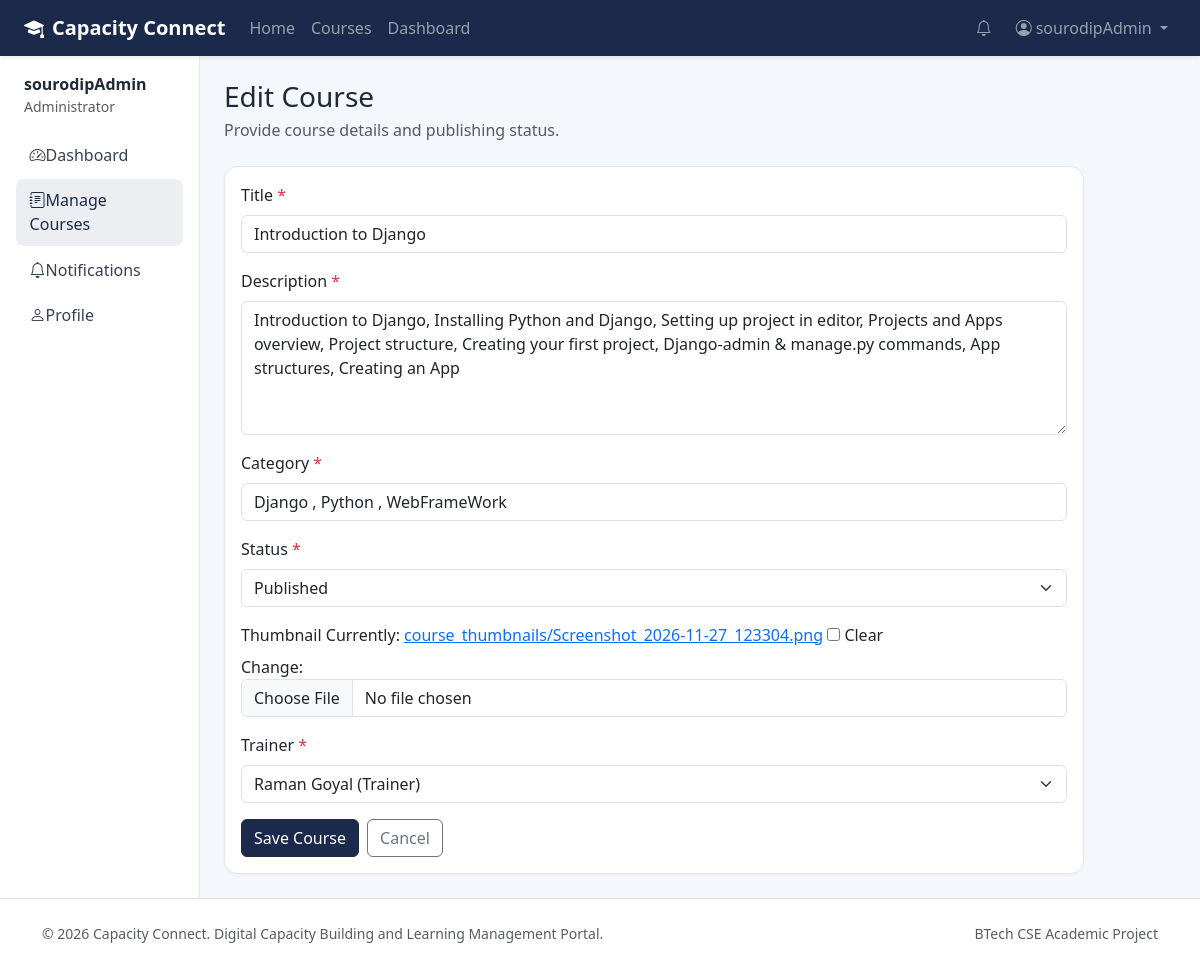
Screenshot of /courses/1/edit/ (signed in) with the database file from the repository.
### accounts/models.py (models this page shows, shortened)
class User(AbstractUser):
    class Role(models.TextChoices):
        ADMIN = "ADMIN", "Administrator"
        TRAINER = "TRAINER", "Trainer"
        STUDENT = "STUDENT", "Student"
    role = models.CharField(max_length=20, choices=Role.choices, default=Role.STUDENT)
    email = models.EmailField(unique=True)
    class Meta:
        ordering = ["username"]
    def __str__(self) -> str:
        return f"{self.get_full_name() or self.username} ({self.get_role_display()})"

### courses/models.py (models this page shows, shortened)
class Course(models.Model):
    class Status(models.TextChoices):
        DRAFT = "DRAFT", "Draft"
        PUBLISHED = "PUBLISHED", "Published"
        ARCHIVED = "ARCHIVED", "Archived"
    title = models.CharField(max_length=200)
    description = models.TextField()
    category = models.CharField(max_length=100)
    trainer = models.ForeignKey(
        settings.AUTH_USER_MODEL,
        on_delete=models.CASCADE,
        related_name="courses_taught",
    )
    status = models.CharField(max_length=20, choices=Status.choices, default=Status.DRAFT)
    thumbnail = models.ImageField(upload_to="course_thumbnails/", blank=True, null=True)
    created_at = models.DateTimeField(auto_now_add=True)
    updated_at = models.DateTimeField(auto_now=True)
    class Meta:
        ordering = ["-created_at"]
        constraints = [
            models.UniqueConstraint(
                fields=["trainer", "title"],
                name="unique_course_title_per_trainer",
            )
        ]

### courses/views.py (the view)
# urls.py: path("<int:pk>/edit/", views.course_edit, name="course_edit"),
@role_required(User.Role.TRAINER, User.Role.ADMIN)
def course_edit(request, pk):
    course = get_object_or_404(Course, pk=pk)
    is_admin = request.user.is_superuser or request.user.role == User.Role.ADMIN
    if not is_admin and course.trainer_id != request.user.id:
        messages.error(request, "You do not have permission to edit this course.")
        return redirect("courses:course_detail", pk=pk)
    form = CourseForm(request.POST or None, request.FILES or None, instance=course, user=request.user)
    if request.method == "POST" and form.is_valid():
        form.save()
        messages.success(request, "Course updated successfully.")
        return redirect("courses:course_detail", pk=course.pk)
    return render(request, "courses/course_form.html", {"form": form, "title": "Edit Course", "course": course})

### courses/forms.py (shortened to what this page needs)
class CourseForm(BootstrapFormMixin, forms.ModelForm):
    class Meta:
        model = Course
        fields = ["title", "description", "category", "status", "thumbnail"]
        widgets = {
            "description": forms.Textarea(attrs={"rows": 5}),
        }
    def __init__(self, *args, **kwargs):
        self.user = kwargs.pop("user", None)
        super().__init__(*args, **kwargs)
        if self.user and (self.user.is_superuser or self.user.role == User.Role.ADMIN):
            self.fields["trainer"] = forms.ModelChoiceField(
                queryset=User.objects.filter(role=User.Role.TRAINER, is_active=True),
                required=True,
                label="Trainer",
            )
            self.fields["trainer"].widget.attrs["class"] = "form-select"
            if self.instance and self.instance.pk:
                self.fields["trainer"].initial = self.instance.trainer
        self._apply_bootstrap()

### core/context_processors.py (called while the page is built)
def global_notifications(request):
    if request.user.is_authenticated:
        from notifications.models import Notification
        unread = Notification.objects.filter(recipient=request.user, is_read=False)
        return {
            "global_unread_notification_count": unread.count(),
            "global_recent_notifications": unread.select_related("sender")[:5],
        }
    return {"global_unread_notification_count": 0, "global_recent_notifications": []}

### courses/forms.py (called while the page is built)
    def _apply_bootstrap(self):
        for field in self.fields.values():
            widget = field.widget
            existing = widget.attrs.get("class", "")
            if isinstance(widget, forms.CheckboxInput):
                widget.attrs["class"] = f"{existing} form-check-input".strip()
            elif isinstance(widget, (forms.Select, forms.SelectMultiple)):
                widget.attrs["class"] = f"{existing} form-select".strip()
            elif isinstance(widget, forms.FileInput):
                widget.attrs["class"] = f"{existing} form-control".strip()
            else:
                widget.attrs["class"] = f"{existing} form-control".strip()

### templates/courses/course_form.html (shortened to what this page needs)
{% extends 'dashboard_base.html' %}
{% block sidebar %}
    <a class="nav-link" href="{% url 'accounts:dashboard_redirect' %}"><i class="bi bi-speedometer2"></i>Dashboard</a>
    <a class="nav-link active" href="{% url 'courses:course_manage' %}"><i class="bi bi-journal-text"></i>Manage Courses</a>
    <a class="nav-link" href="{% url 'notifications:notification_list' %}"><i class="bi bi-bell"></i>Notifications</a>
    <a class="nav-link" href="{% url 'accounts:profile' %}"><i class="bi bi-person"></i>Profile</a>
{% endblock %}
{% block content %}
<div class="page-header">
    <h1 class="h3 mb-1">{{ title }}</h1>
    <p class="text-muted mb-0">Provide course details and publishing status.</p>
</div>
<div class="card" style="max-width:860px;">
    <div class="card-body">
        <form method="post" enctype="multipart/form-data" novalidate>
            {% include 'includes/form_fields.html' with form=form %}
            <div class="d-flex gap-2">
                <button type="submit" class="btn btn-primary">Save Course</button>
                <a href="{% url 'courses:course_manage' %}" class="btn btn-outline-secondary">Cancel</a>
            </div>
        </form>
    </div>
</div>
{% endblock %}

### templates/dashboard_base.html (shortened to what this page needs)
{% extends 'base.html' %}
{% block nav_container_fluid %}-fluid px-4{% endblock %}
{% block page_wrapper %}
<div class="container-fluid px-0">
    <div class="row g-0">
        <aside class="col-lg-2 sidebar p-3">
            <div class="mb-3 px-2">
                <div class="fw-semibold">{{ user.get_full_name|default:user.username }}</div>
                <div class="small text-muted">{{ user.get_role_display }}</div>
            </div>
            <nav class="nav flex-column">
                {% block sidebar %}{% endblock %}
            </nav>
        </aside>
        <main class="col-lg-10 p-4">
            {% block content %}{% endblock %}
        </main>
    </div>
</div>
{% endblock %}

### templates/base.html (shortened to what this page needs)
{% load static %}
<!DOCTYPE html>
<html lang="en">
<head>
    <link href="https://cdn.jsdelivr.net/npm/bootstrap@5.3.3/dist/css/bootstrap.min.css" rel="stylesheet">
    <link href="https://cdn.jsdelivr.net/npm/bootstrap-icons@1.11.3/font/bootstrap-icons.min.css" rel="stylesheet">
    <link rel="stylesheet" href="{% static 'css/style.css' %}">
</head>
<body>
<nav class="navbar navbar-expand-lg navbar-dark bg-primary-dark sticky-top shadow-sm">
    <div class="container{% block nav_container_fluid %}{% endblock %}">
        <a class="navbar-brand fw-bold" href="{% url 'home' %}">
            <i class="bi bi-mortarboard-fill me-2"></i>Capacity Connect
        </a>
        <div class="collapse navbar-collapse" id="mainNav">
            <ul class="navbar-nav me-auto mb-2 mb-lg-0">
                <li class="nav-item"><a class="nav-link" href="{% url 'home' %}">Home</a></li>
                <li class="nav-item"><a class="nav-link" href="{% url 'courses:course_list' %}">Courses</a></li>
                {% if user.is_authenticated %}
                <li class="nav-item"><a class="nav-link" href="{% url 'accounts:dashboard_redirect' %}">Dashboard</a></li>
                {% endif %}
            </ul>
            <ul class="navbar-nav ms-auto align-items-lg-center">
                {% if user.is_authenticated %}
                <li class="nav-item me-2">
                    <a class="nav-link position-relative" href="{% url 'notifications:notification_list' %}">
                        <i class="bi bi-bell"></i>
                    </a>
                </li>
                <li class="nav-item dropdown">
                    <a class="nav-link dropdown-toggle" href="#" data-bs-toggle="dropdown">
                        <i class="bi bi-person-circle me-1"></i>{{ user.get_short_name|default:user.username }}
                    </a>
                </li>
                {% else %}
                <li class="nav-item"><a class="nav-link" href="{% url 'accounts:login' %}">Login</a></li>
                <li class="nav-item"><a class="btn btn-accent ms-lg-2" href="{% url 'accounts:register' %}">Register</a></li>
                {% endif %}
            </ul>
        </div>
    </div>
</nav>
{% block page_wrapper %}{% endblock %}
<footer class="footer py-4 mt-auto border-top">
    <div class="container d-flex flex-column flex-md-row justify-content-between align-items-center gap-2">
        <div class="text-muted small">&copy; {% now "Y" %} Capacity Connect. Digital Capacity Building and Learning Management Portal.</div>
        <div class="small text-muted">BTech CSE Academic Project</div>
    </div>
</footer>
</body>
</html>

### templates/includes/form_fields.html (shortened to what this page needs)
{% for field in form %}
<div class="mb-3">
    {% if field.field.widget.input_type == 'checkbox' %}
    <div class="form-check">
        {{ field }}
        <label class="form-check-label" for="{{ field.id_for_label }}">{{ field.label }}</label>
    </div>
    {% else %}
    <label class="form-label" for="{{ field.id_for_label }}">{{ field.label }}{% if field.field.required %} <span class="text-danger">*</span>{% endif %}</label>
    {{ field }}
    {% endif %}
</div>
{% endfor %}

### static/css/style.css (style rules this page uses)
:root { --cc-primary: #1b2a4a; --cc-primary-soft: #243b66; --cc-accent: #14b8a6; --cc-accent-hover: #0d9488; --cc-bg: #f4f7fb; --cc-surface: #ffffff; --cc-text: #1f2937; --cc-muted: #6b7280; --cc-border: #e5e7eb; }
body { background: var(--cc-bg); color: var(--cc-text); min-height: 100vh; display: flex; flex-direction: column; }
.bg-primary-dark { background-color: var(--cc-primary) !important; }
.btn-primary { background: var(--cc-primary); border-color: var(--cc-primary); }
.card { border: 1px solid var(--cc-border); border-radius: 0.85rem; box-shadow: 0 1px 3px rgba(15, 23, 42, 0.04); }
.sidebar { background: #fff; border-right: 1px solid var(--cc-border); min-height: calc(100vh - 72px); }
.sidebar .nav-link { color: #374151; border-radius: 0.5rem; padding: 0.6rem 0.85rem; margin-bottom: 0.15rem; }
.sidebar .nav-link:hover, .sidebar .nav-link.active { background: rgba(27, 42, 74, 0.08); color: var(--cc-primary); font-weight: 500; }
.sidebar .nav-link i { width: 1.4rem; }
.page-header { margin-bottom: 1.5rem; }
.page-header h1, .page-header h2 { margin-bottom: 0.25rem; }
.footer { background: #fff; margin-top: auto; }

### rows the page displays
User: get_short_name "sourodipAdmin", get_full_name "sourodipAdmin", role "Administrator"
Course: form "Introduction to Django" "Introduction to Django, Installing Python and Django, Setting up project in editor, Projects and Apps overview, Project structure, Creating your first project, Django-admin & manage.py commands, App structures, Creating an App" "Django , Python , WebFrameWork" "Published" "Raman Goyal (Trainer)"

### other values shown
{{ title }} "Edit Course"
{{ field.label }} "Title" "Description" "Category" "Status" "Thumbnail" "Trainer"
